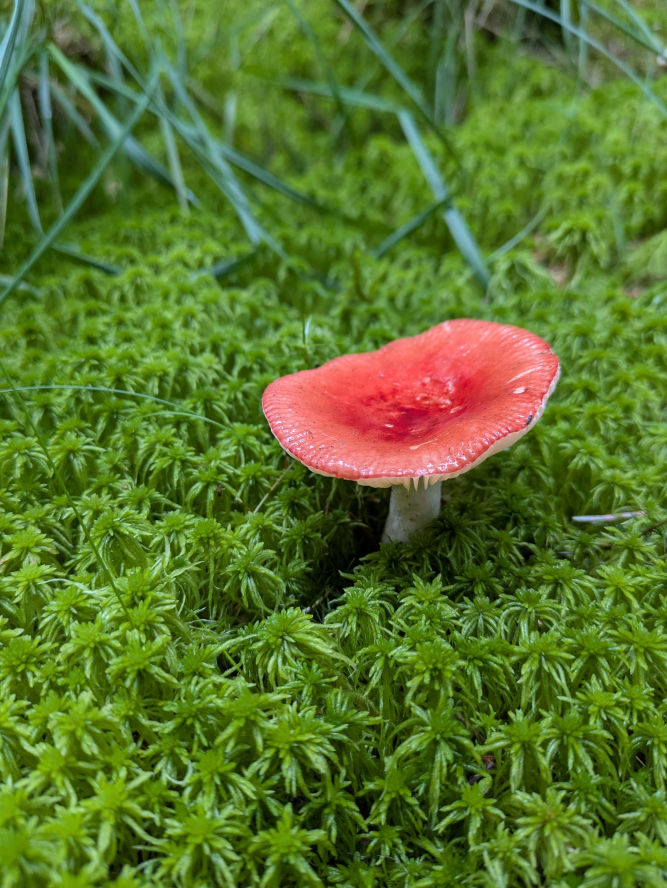
#> input picture docs/design/masthead-source.jpg, 2000 x 2664 px (shown at 1/3 size)
$ python -i build_masthead.py   (imports and definitions only)
#> lines starting #> are read from the running program, lines starting #| are printed output that depends on the picture
#!/usr/bin/env python3
"""Derive the home screen's masthead assets from a photograph and the mark.

    python scripts/build_masthead.py

Writes two files, neither of which is ever edited by hand:

    app/assets/masthead.jpg     the woodland band behind the title
    app/assets/mark-cream.png   the Funga mark, cream, transparent

**Why the darkening is baked in rather than done with an overlay.** The band
carries cream text, and a scrim applied at render time is a second thing that
has to arrive. On a slow decode the photograph can paint before the gradient
does, and for that frame the title is cream on a sunlit moss bank -- which is
the one state this image must never be in. Shipping it dark means the worst
case is a dark band with no text yet, rather than text nobody can read.

**Which photograph.** Martin's, 31 October 2026: a red *Russula* on a
sphagnum bank. The crop is the bottom third, full width, which holds no
mushroom and -- unlike the frame this replaced -- no conifer needles and no
twigs. Two bands were shipped before it, both from a bolete-on-moss frame,
and both had debris lying across the moss just above the title; the eye goes
to a stick before it goes to the name.
That matters beyond composition -- the masthead this replaced was a choice
edible shown as a specimen portrait, which is the opening every foraging app
uses and an implication on an app whose whole claim is that it will not tell
you what is safe to eat. Woodland says what the screen should say.

The band is cut at the masthead's own aspect. A 2.32:1 band cannot be taken
from a 0.75:1 photograph by CSS or by `resizeMode` without throwing the sides
away, so the crop happens here, once, at full resolution.
"""

from __future__ import annotations

import argparse
import json
import subprocess
import sys
import tempfile
from pathlib import Path

ROOT = Path(__file__).resolve().parents[1]
ASSETS = ROOT / "app" / "assets"

# The photograph, committed, so the masthead is regenerable rather than
# merely present. It is reduced from the 3,472px original to 2,000px, which
# is still ample for a 1,200px band, because the point is reproducibility
# and not archival. Martin has the full-resolution frame.
#
# This project has twice lost something it could have kept: run one's
# `calibration.json`, which cannot be reconstructed without the images and
# the checkpoint, and its `manifest.parquet`. A derived asset whose source
# lives only on somebody's phone is the same shape of mistake, cheaper to
# avoid.
DEFAULT_SOURCE = ROOT / "docs" / "design" / "masthead-source.jpg"

# The masthead is 132pt tall across a 306pt phone: 2.318:1. Rendered at 3x
# for a modern display, with a little width in hand.
BAND_ASPECT = 306 / 132
BAND_WIDTH = 1200

# The region of the source frame to take, as fractions of its width and
# height. Flush to the bottom edge, and in from the left.
#
# The first version took the full width from 65% down. That cleared the
# mushroom but kept two things Martin spotted on the rendered masthead: a
# conifer needle lying across the moss just above the title, and brown
# stems along the left edge. Neither is a flaw in the photograph; both are
# debris at the top of a band that is otherwise one even texture, and the
# eye goes to them before it goes to the name.
#
# Dropping below the needle means a shorter band, which means a narrower
# one at a fixed aspect -- so the window moves right as well as down. The
# source region is still 2,472px wide against a 1,200px output, so nothing
# is upscaled.
CROP_X_FRACTION = 0.0             # full width: this frame needs no trimming
CROP_FLUSH_BOTTOM = True          # the clean sheet of moss is the bottom third

# How dark to ship it, measured against the scrim it will actually sit
# under -- `theme.colour.photoScrim`, which is black at 0.62.
#
# **This frame needs almost no darkening.** Unmodified, its worst case over
# the real scrim is 7.50:1 -- already AAA on the brightest moss a letter can
# land on. The 8% below comes off for headroom, not for legibility, and
# takes it to 8.4:1.
#
# That is worth knowing because the two frames before it did need it, and
# the first of those was got wrong in an instructive way: it was baked
# against the gradient in a mock-up rather than against the token the app
# uses, arrived double-darkened at 11.64:1, and the moss Martin chose for
# being moss had gone almost black. A photograph of nothing. Found by
# launching the client and looking at it, which is the only way this class
# of fault has ever been found here.
#
# So: measure the frame, do not inherit the last frame's numbers.
BRIGHTNESS = 0.92
SATURATION = 1.02

MARK_PX = 168                      # 56pt at 3x


# [16 lines left out: function _mark_geometry, not called in this run]


def build_band(source: Path, out: Path) -> tuple[int, int]:
#> called with source = '../docs/design/masthead-source.jpg', out = 'out.png'
    from PIL import Image, ImageEnhance

    im = Image.open(source)
#> im is the input picture: PIL image 2000x2664 RGB; mean R, G, B 88.9, 116.1, 43.6
    w, h = im.size
#> w = 2000; h = 2664
    x0 = round(w * CROP_X_FRACTION)
#> x0 = 0
    band_w = w - x0
#> band_w = 2000
    band_h = round(band_w / BAND_ASPECT)
#> band_h = 863
    y = (h - band_h) if CROP_FLUSH_BOTTOM else 0
#> y = 1801
    if y < 0:
        raise SystemExit(
            f"{source.name} is {w}x{h}; a {BAND_ASPECT:.2f}:1 band {band_w}px "
            f"wide needs {band_h}px of height and the frame has {h}."
        )
    if band_w < BAND_WIDTH:
        raise SystemExit(
            f"the crop is {band_w}px wide and the output is {BAND_WIDTH}px; "
            f"that would upscale the photograph."
        )
    band = im.crop((x0, y, w, y + band_h))
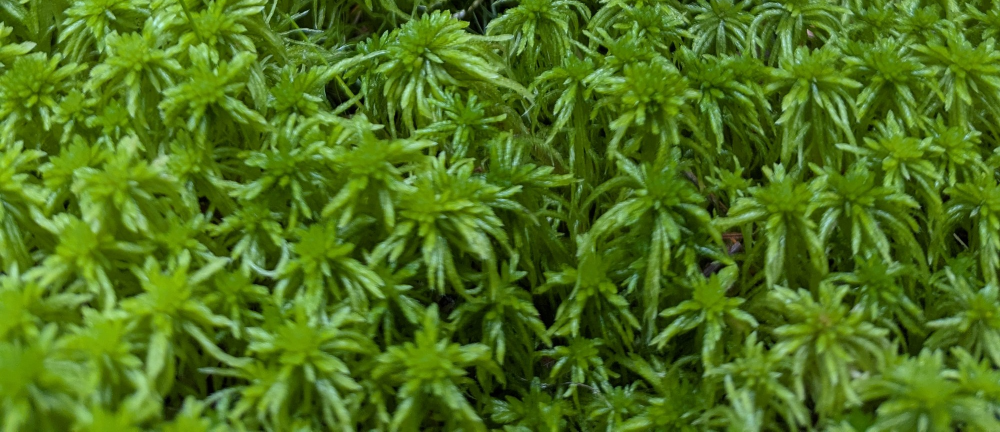
#> band: PIL image 2000x863 RGB (shown at 1/2 size); mean R, G, B 79, 114.7, 28.1
    band = band.resize((BAND_WIDTH, round(BAND_WIDTH / BAND_ASPECT)), Image.LANCZOS)
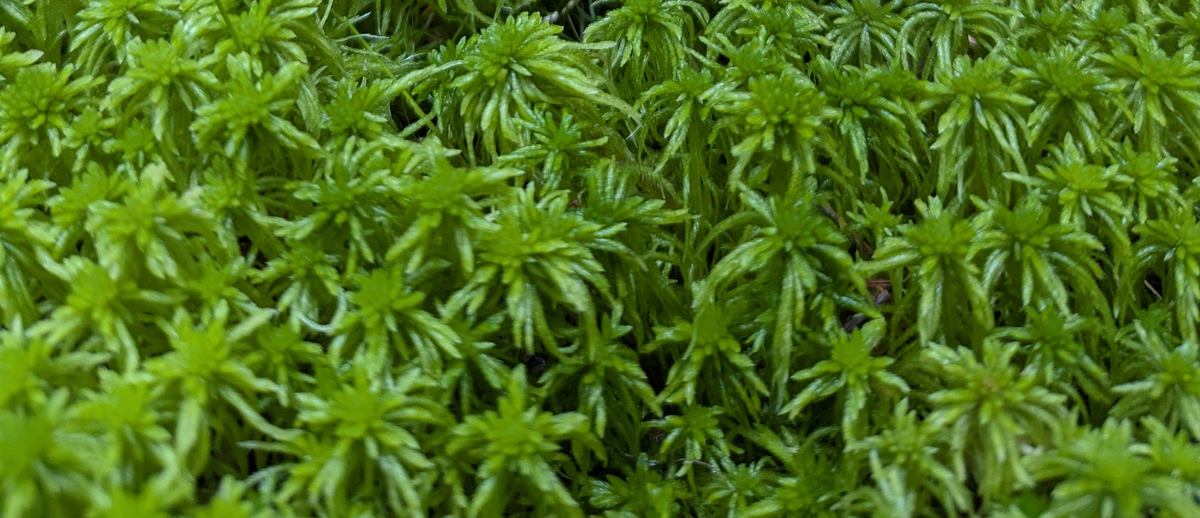
#> band: PIL image 1200x518 RGB; mean R, G, B 79, 114.7, 28.1
    band = ImageEnhance.Brightness(band).enhance(BRIGHTNESS)
    band = ImageEnhance.Color(band).enhance(SATURATION)
    band.convert("RGB").save(out, "JPEG", quality=84, optimize=True)
    return band.size


# [63 lines left out: functions build_mark, main, not called in this run]


# [2 lines not run here, left out]

>>> result = build_band('../docs/design/masthead-source.jpg', 'out.png')
#> result = (1200, 518)
